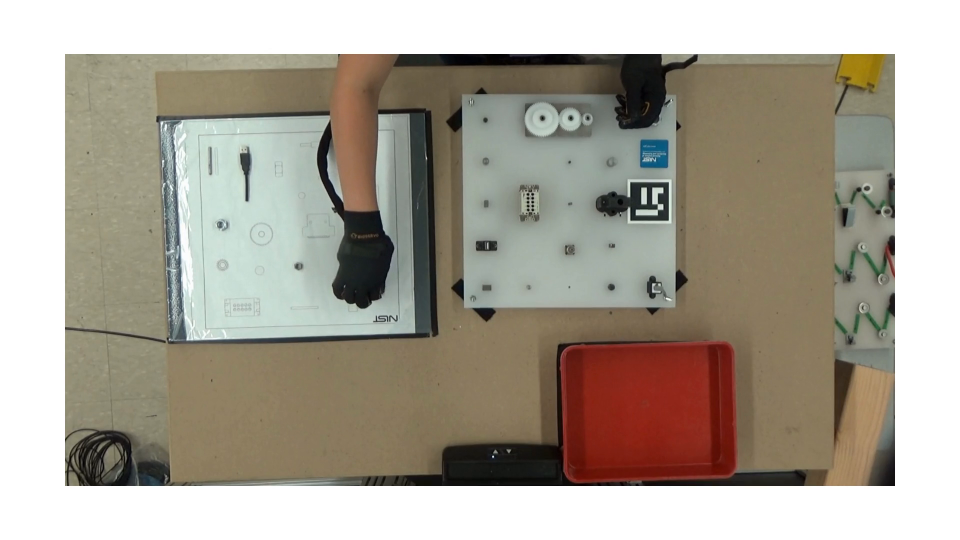
#> input picture frame 17 of comp.mp4, 1920 x 1080 px, given in place of the camera (shown at 1/2 size)
$ python ConvertToSkin.py
#> lines starting #> are read from the running program, lines starting #| are printed output that depends on the picture; after the words box and inside, x2 and y2 are one past the last pixel; in counts of white or black regions, pixels touching at a corner belong together
import cv2
import numpy as np

# Ask the user to choose between live video feed (1) and a video file (2)
choice = int(input("Enter 1 for live video feed or 2 for video file: "))
#> the answer given: 1

if choice == 1:
    # Capture video from your webcam
    cap = cv2.VideoCapture(0)
elif choice == 2:
    # Prompt the user to enter the video file path
    file_path = input("Enter the video file path: ")
    cap = cv2.VideoCapture(file_path)
else:
    print("Invalid choice. Please enter 1 for live video feed or 2 for video file.")
    exit()

# Define the codec for the output video (use 'avc1' for H.264 codec)
fourcc = cv2.VideoWriter_fourcc(*'mp4v')

# Define the output video file name
output_filename = "output.mp4"

# Get the video width and height
width = int(cap.get(cv2.CAP_PROP_FRAME_WIDTH))
height = int(cap.get(cv2.CAP_PROP_FRAME_HEIGHT))

# Define the VideoWriter to save the output video
out = cv2.VideoWriter(output_filename, fourcc, 20.0, (width, height))  # Adjust frame size and frame rate as needed

while True:
    ret, frame = cap.read()
#> frame is the input picture: shape (1080, 1920, 3); mean B, G, R 150.9, 163.1, 170

    if not ret:
        print("Video capture failed. Exiting...")
        break

    # Convert the frame to HSV color space
    hsv_frame = cv2.cvtColor(frame, cv2.COLOR_BGR2HSV)
#> hsv_frame: shape (1080, 1920, 3); mean H, S, V 25.5, 46.2, 172.7

    # Define the color range for dark objects (adjust these values as needed)
    lower_dark = np.array([0, 0, 0])
    upper_dark = np.array([180, 255, 50])

    # Create a binary mask to isolate dark objects
    dark_mask = cv2.inRange(hsv_frame, lower_dark, upper_dark)
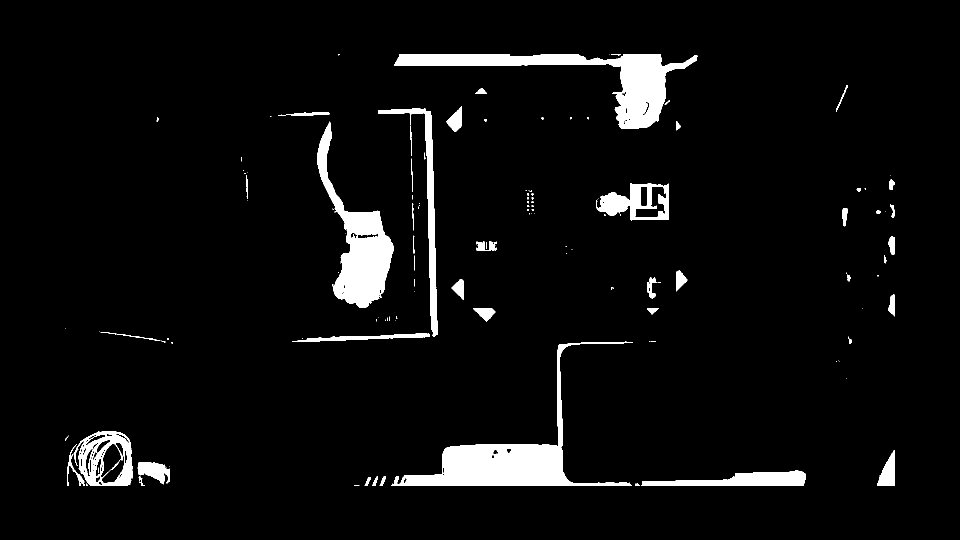
#> dark_mask: shape (1080, 1920) (shown at 1/2 size); 5% white; 138 white regions (89 under 20 px), largest, box (x1, y1, x2, y2) and area: (782, 683, 1266, 972) 24691, (788, 108, 1395, 258) 22481, (635, 243, 788, 616) 18802

    # Replace the dark regions with a different color (e.g., skin tone in BGR format)
    frame[dark_mask > 0] += np.array([80, 100, 140], dtype=np.uint8)  # Change to skin tone (BGR color format)
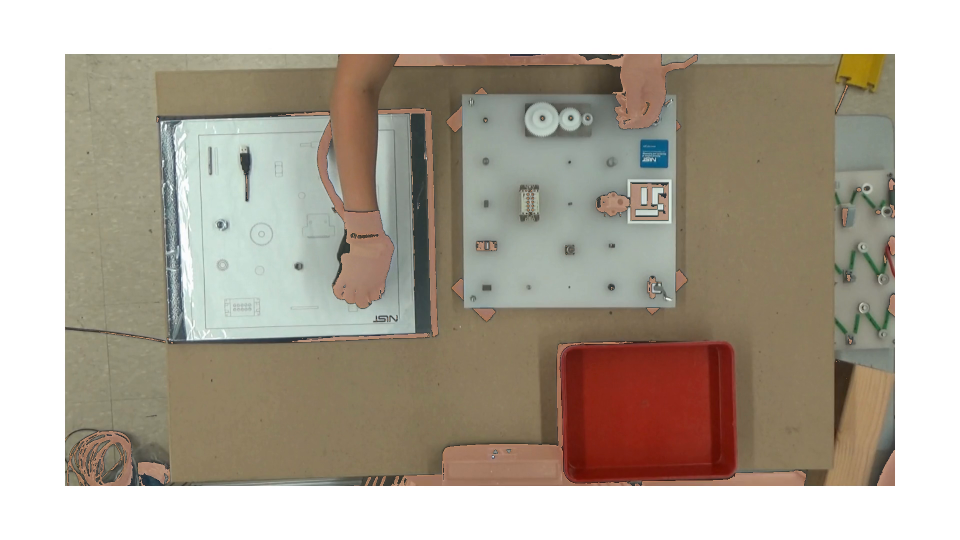
#> frame: shape (1080, 1920, 3) (shown at 1/2 size); 4.97% of pixels changed, all inside (x1, y1, x2, y2) = (130, 108, 1790, 972)
    # (114, 98, 55)
    # Write the frame with the replaced regions to the output video
    out.write(frame)

    # Display the frame with the modified regions
    cv2.imshow('Replaced Dark Objects', frame)

    if cv2.waitKey(1) & 0xFF == 27:  # Press 'Esc' to exit
#> (key Esc is pressed here)
        break

# Release the VideoWriter and video capture
out.release()
cap.release()
cv2.destroyAllWindows()

$ run again, starting later in the video
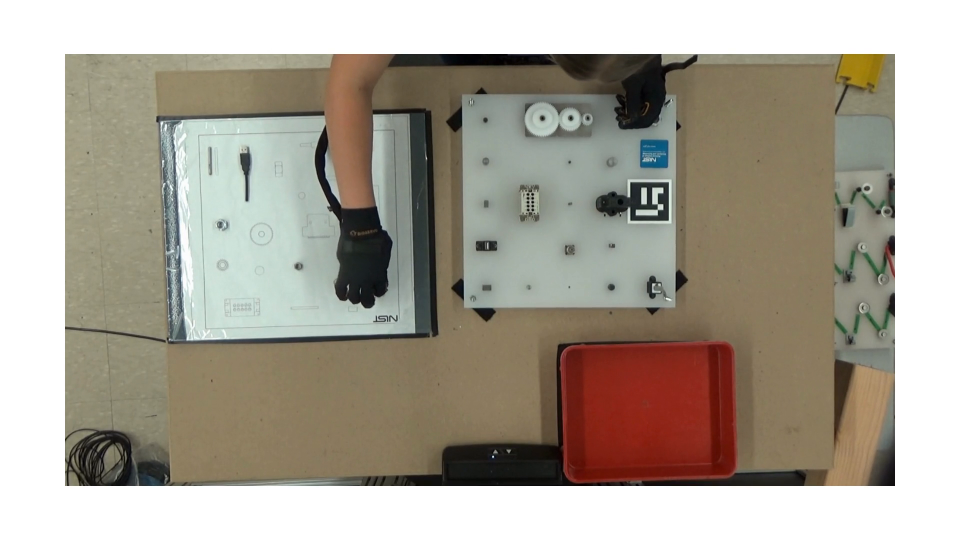
#> input picture frame 77 of comp.mp4, 1920 x 1080 px, given in place of the camera (shown at 1/2 size)
#> frame is the input picture: shape (1080, 1920, 3); mean B, G, R 150.8, 163, 169.9
#> hsv_frame: shape (1080, 1920, 3); mean H, S, V 25.4, 46.2, 172.6
#> `dark_mask = cv2.inRange(hsv_frame, lower_dark, upper_dark)`:
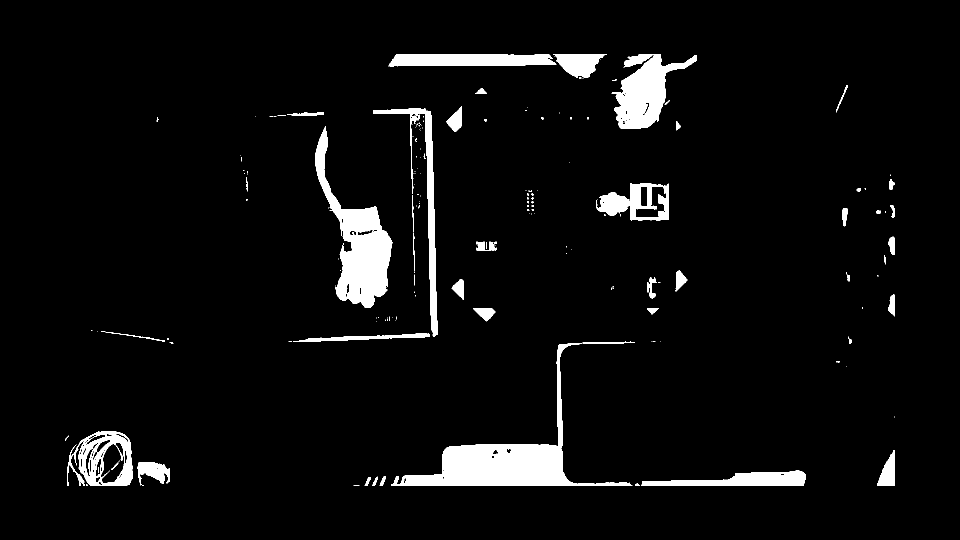
#> dark_mask: shape (1080, 1920) (shown at 1/2 size); 5% white; 181 white regions (132 under 20 px), largest, box (x1, y1, x2, y2) and area: (782, 686, 1265, 972) 24375, (630, 253, 785, 616) 19128, (1224, 108, 1394, 258) 12052
#> `frame[dark_mask > 0] += np.array([80, 100, 140], dtype=np.uint8)`:
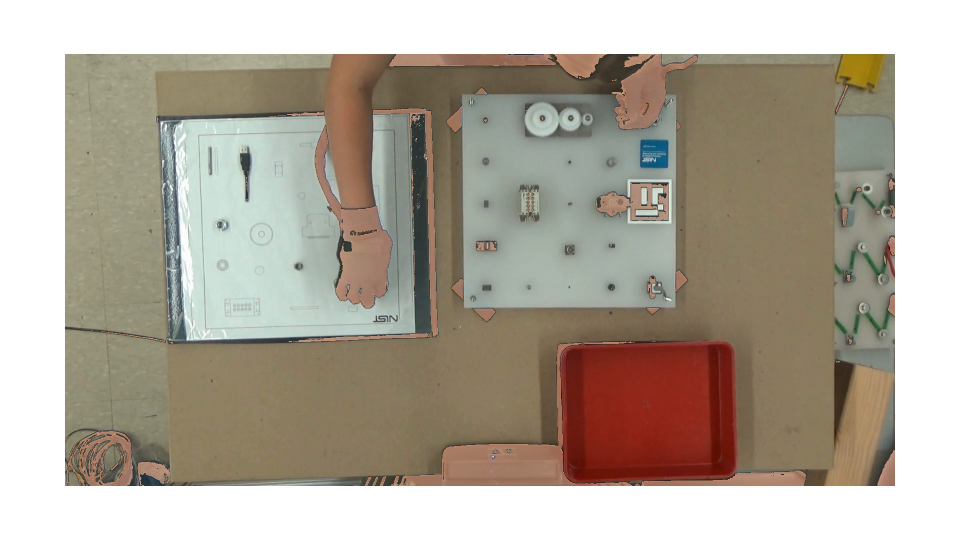
#> frame: shape (1080, 1920, 3) (shown at 1/2 size); 5.01% of pixels changed, all inside (x1, y1, x2, y2) = (130, 108, 1790, 972)

$ run again, starting later in the video
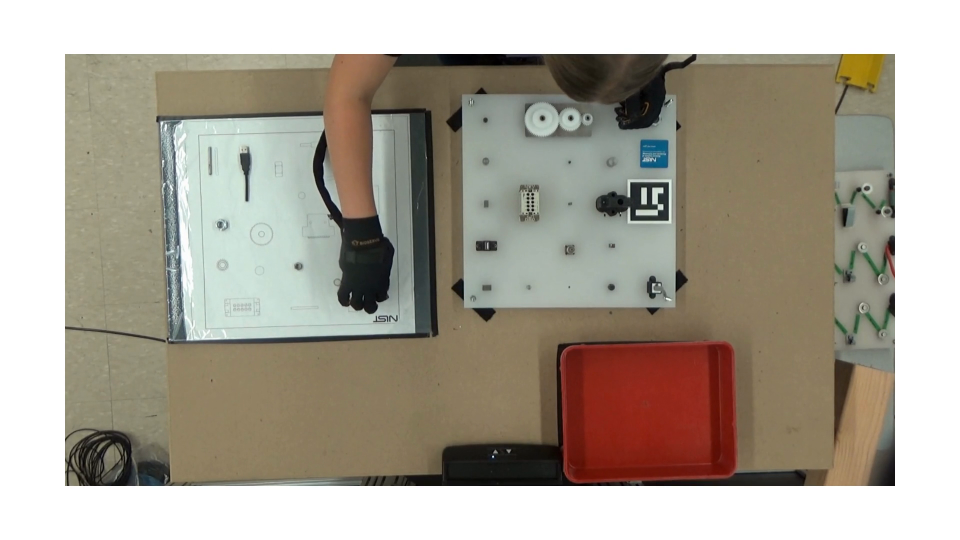
#> input picture frame 137 of comp.mp4, 1920 x 1080 px, given in place of the camera (shown at 1/2 size)
#> frame is the input picture: shape (1080, 1920, 3); mean B, G, R 151, 163.6, 170.6
#> hsv_frame: shape (1080, 1920, 3); mean H, S, V 25.2, 46.6, 173.2
#> `dark_mask = cv2.inRange(hsv_frame, lower_dark, upper_dark)`:
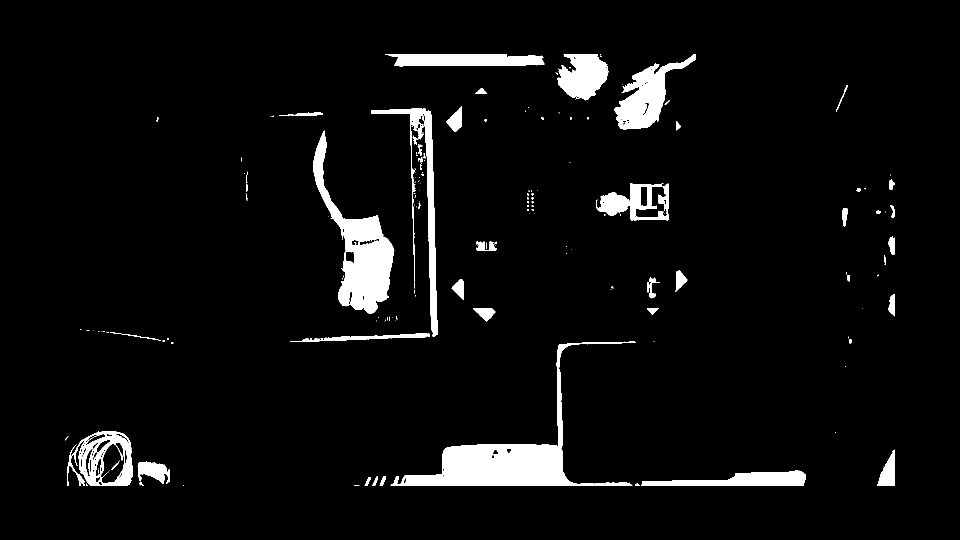
#> dark_mask: shape (1080, 1920) (shown at 1/2 size); 5% white; 175 white regions (123 under 20 px), largest, box (x1, y1, x2, y2) and area: (781, 683, 1272, 972) 24615, (627, 261, 789, 627) 18514, (1229, 109, 1392, 259) 9317
#> `frame[dark_mask > 0] += np.array([80, 100, 140], dtype=np.uint8)`:
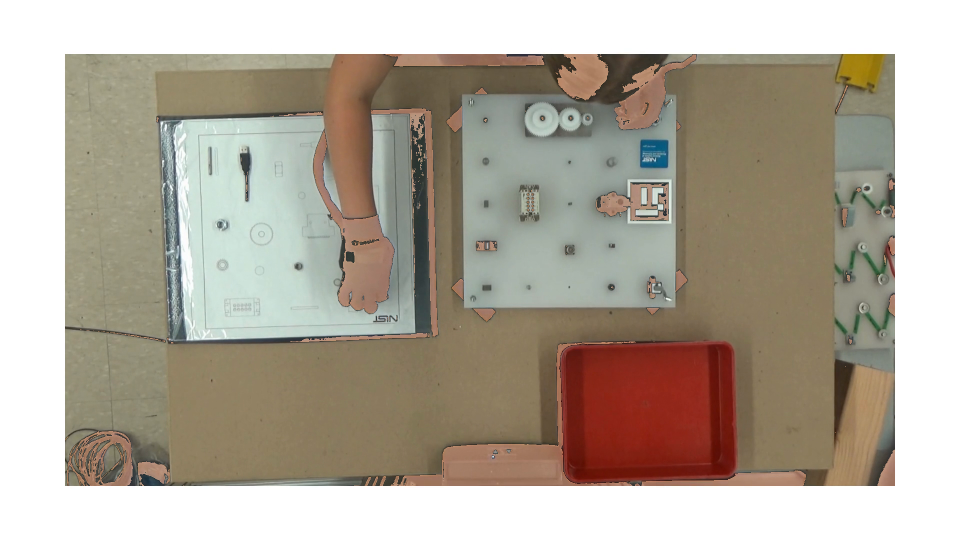
#> frame: shape (1080, 1920, 3) (shown at 1/2 size); 5% of pixels changed, all inside (x1, y1, x2, y2) = (130, 108, 1790, 972)
